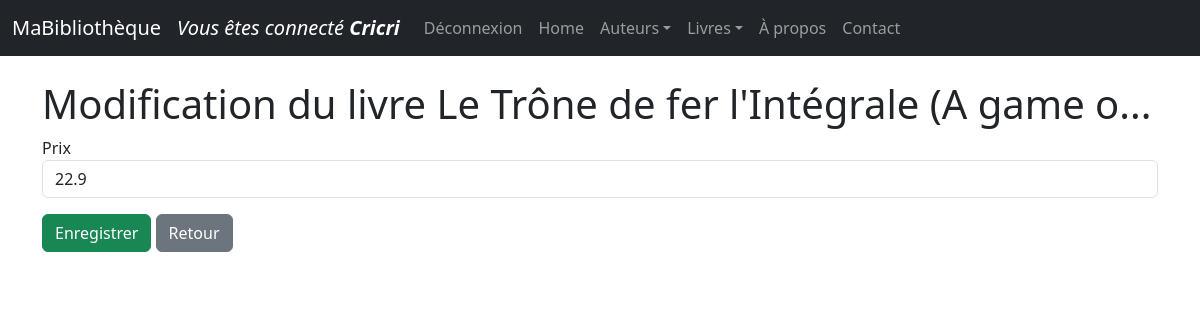
/livres/2/update/ (signed in), run on the app's committed database.
### monApp/models.py (models this page shows, shortened)
class User(db.Model, UserMixin):
    Login = db.Column(db.String(50), primary_key=True)
    Password = db.Column(db.String(64))

class Livre(db.Model):
    idL = db.Column( db.Integer, primary_key=True )
    Prix = db.Column( db.Float )
    Titre = db.Column( db.String(100) )
    Url = db.Column( db.String(255) )
    Img = db.Column( db.String(255) )
    auteur_id = db.Column (db.Integer , db.ForeignKey ("auteur.idA") )
    auteur = db.relationship ("Auteur", backref =db.backref ("livres", lazy="dynamic") )

### monApp/views.py (the view)
@app.route('/livres/<idL>/update/')
@login_required
def updateLivre(idL):
    unLivre = Livre.query.get(idL)
    unForm = FormLivre(idL=unLivre.idL , Titre=unLivre.Titre,Prix=unLivre.Prix)
    return render_template("livre_update.html",selectedLivre=unLivre, updateForm=unForm)

### monApp/forms.py
class FormLivre(FlaskForm):
    idL=HiddenField('idL')
    Titre = StringField ('Titre')
    Auteur = StringField('auteur')
    Prix = FloatField('Prix')

### monApp/models.py (called while the page is built)
@login_manager.user_loader
def load_user(username):
    return User.query.get(username)

### monApp/templates/livre_update.html (shortened to what this page needs)
{% extends "base.html" %}
{% block main %}
<h1 >Modification du livre {{ selectedLivre.Titre }}</h1>
<form role="form" method="POST" action="{{ url_for ('saveLivre') }}">
<div
{% if updateForm.Prix.errors %}
class="form-group has-error"
{% else %}
class="form-group mb-3"
{% endif %}
>
{{ updateForm.Prix.label }}
{{ updateForm.Prix(size =50, class_="form-control") }}
</div>
<input class ="btn btn-success" type="submit" value ="Enregistrer">
<a href="{{ url_for('getLivres') }}" class="btn btn-secondary">Retour</a>
</form >
{% endblock %}

### monApp/templates/base.html (shortened to what this page needs)
<html>
<head>
<link rel="stylesheet" href="{{ url_for('static', filename='css/style.css') }}">
<link href="https://cdn.jsdelivr.net/npm/bootstrap@5.3.0/dist/css/bootstrap.min.css" rel="stylesheet">
</head>
<body>
{% block navbar %}
<nav class="navbar navbar-expand-md navbar-dark bg-dark fixed-top">
        <div class="container-fluid">
<a class="navbar-brand">MaBibliothèque</a>
      <div class="collapse navbar-collapse" id="mainNavbar">
<ul class="nav navbar-nav navbar-right">
        {% if current_user.is_authenticated %}
<a class="navbar-brand"><em>Vous êtes connecté <strong>{{ current_user.Login}}</strong></em></a>
<li class="nav-item"><a class="nav-link" href="{{ url_for ('logout') }}">Déconnexion</a></li >
        {% else %}
<li class="nav-item"><a class="nav-link" href="{{ url_for ('login') }}">Se connecter</a></li >
        {% endif %}
</ul>
<ul class="navbar-nav me-auto mb-2 mb-md-0">
      <li class="nav-item"><a class="nav-link" href="{{ url_for('index') }}">Home</a></li>
      <li class="nav-item dropdown"><a class="nav-link dropdown-toggle" href="#"
            id="auteursDropdown" role="button" data-bs-toggle="dropdown"
            aria-expanded="false">Auteurs</a>
      </li>
      <li class="nav-item dropdown"><a class="nav-link dropdown-toggle" href="#"
            id="livresDropdown" role="button" data-bs-toggle="dropdown"
            aria-expanded="false">Livres</a>
      </li>
      <li class="nav-item"><a class="nav-link" href="{{ url_for('getabout') }}">À propos</a>
      </li>
      <li class="nav-item"><a class="nav-link" href="{{ url_for('getcontact') }}">Contact</a>
      </li>
</ul>
      </div>
</div>
      </nav> {% endblock %}
       {% block content %}
<main role=" main" class=" container">
       {% block main %}{% endblock %}
</main>
       {% endblock %}
      </body>
</html>

### monApp/static/css/style.css (style rules this page uses)
h1 { color: red; }
body { font-family: sans-serif; }

### data on the page
User: Login "Cricri"
Livre: Titre "Le Trône de fer l'Intégrale (A game o...", Prix "22.9"

### other printed values
{{ updateForm.Prix.label }} "Prix"
